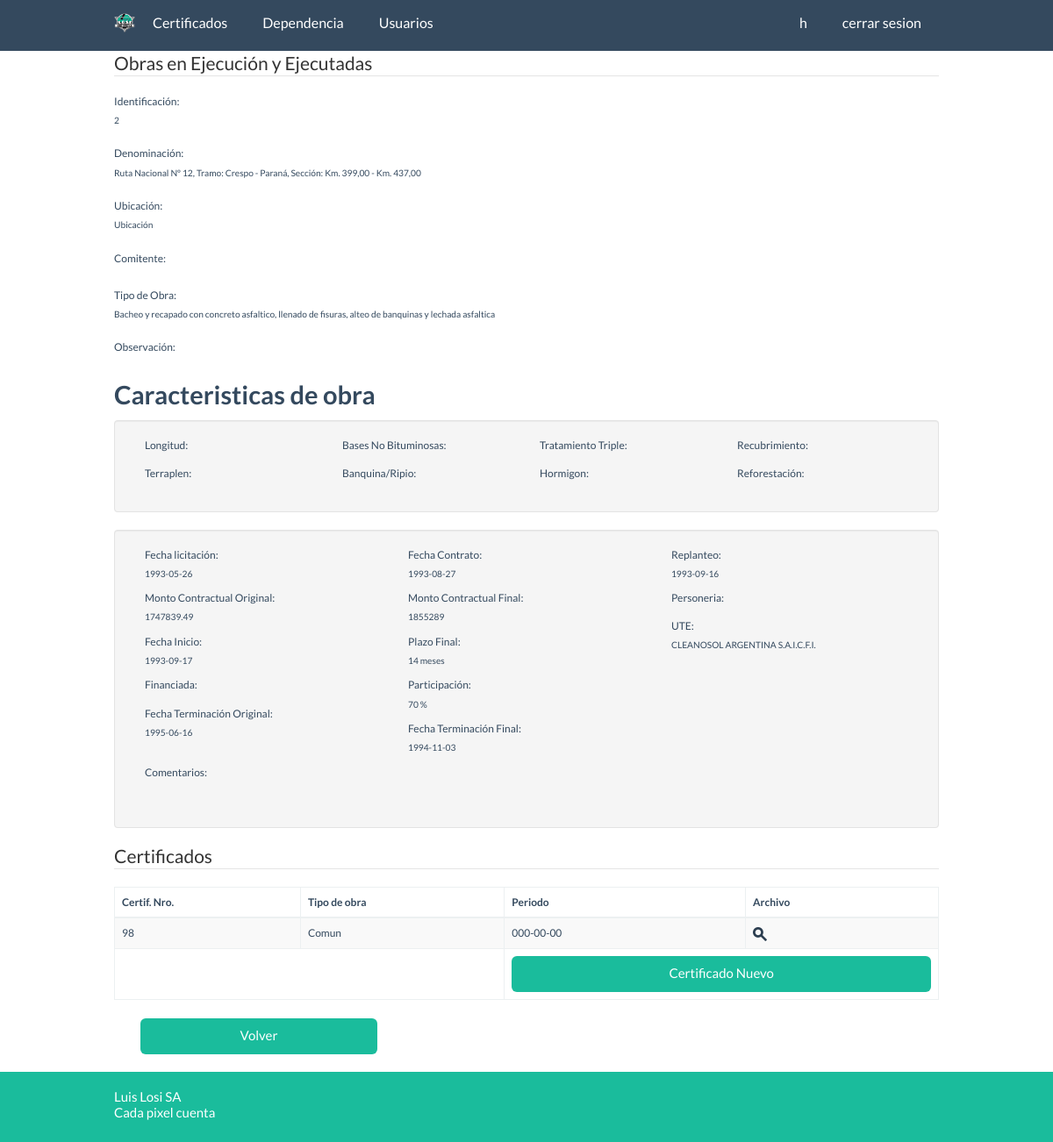
The page /obras/muestra.php?id=2 (signed in) on the database as committed earlier.
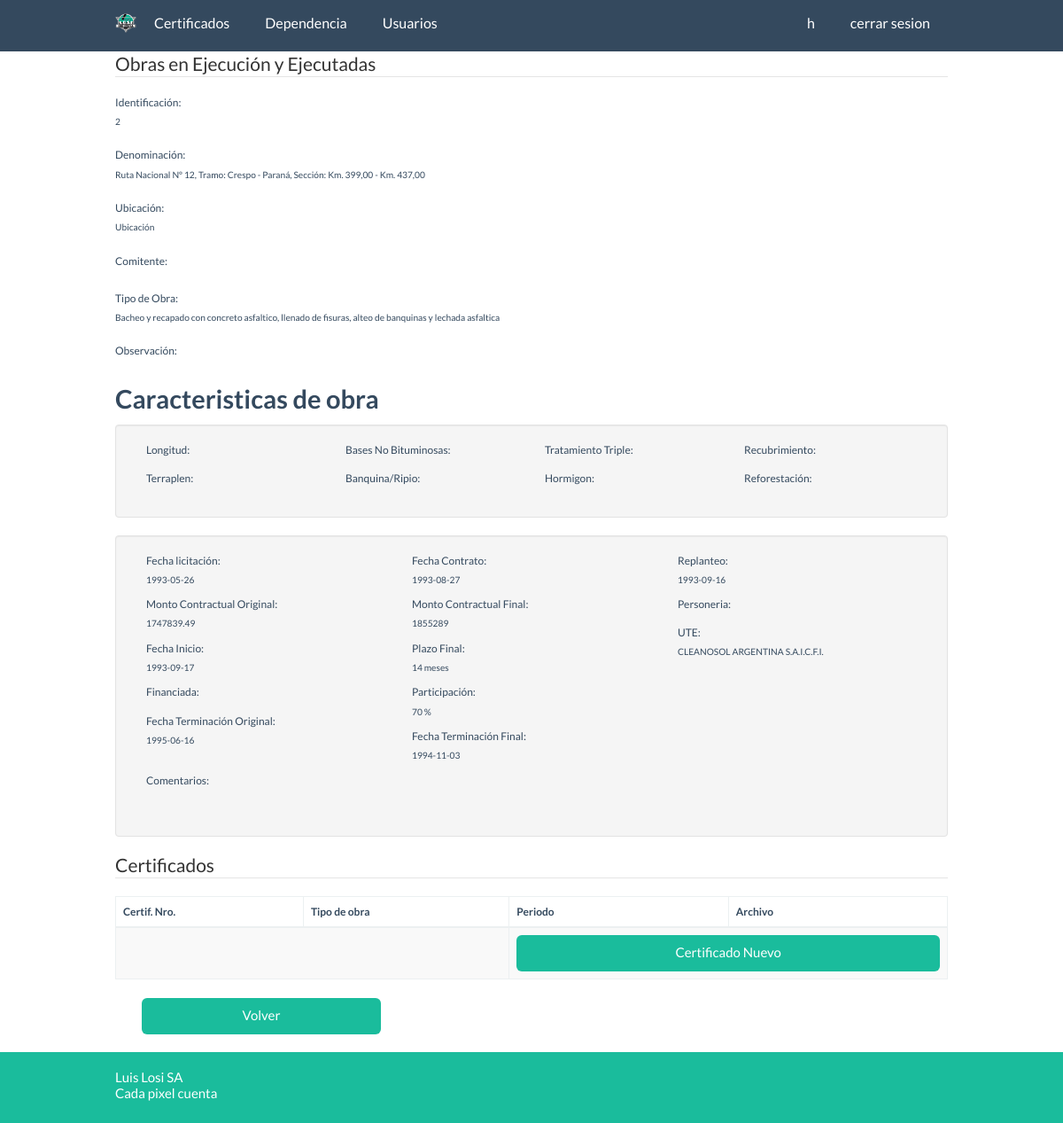
The same page on the database as committed later.
### tables this page shows
CREATE TABLE `certificacion` (
  `id` int(10) unsigned NOT NULL AUTO_INCREMENT,
  `idObra` int(10) DEFAULT NULL,
  `certNro` int(10) unsigned DEFAULT NULL,
  `idTipo` int(10) unsigned DEFAULT NULL,
  `mes` varchar(15) DEFAULT NULL,
  `periodo` timestamp NULL DEFAULT NULL,
  `importeBasico` double DEFAULT NULL,
  `importeRedeterminado` double DEFAULT NULL,
  `fondoReparo` double DEFAULT NULL,
  `anticipoFinanciero` double DEFAULT NULL,
  `otrosDescuentos` double DEFAULT NULL,
  `aCobrar` double DEFAULT NULL,
  `comentario` varchar(50) DEFAULT NULL,
  `fecha` timestamp NULL DEFAULT NULL,
  `participacion` int(10) DEFAULT NULL,
  `imagen` varchar(250) DEFAULT NULL,
  `fechaFirma` timestamp NULL DEFAULT NULL,
  PRIMARY KEY (`id`),
  KEY `idObra` (`idObra`),
  KEY `FK_certificacion_2` (`idTipo`),
  CONSTRAINT `FK_certificacion_2` FOREIGN KEY (`idTipo`) REFERENCES `tipocert` (`id`),
  CONSTRAINT `FK_certificacion_ObraEjecutada` FOREIGN KEY (`idObra`) REFERENCES `obrasejecutadas` (`ID`)
);

CREATE TABLE `tipocert` (
  `id` int(10) unsigned NOT NULL AUTO_INCREMENT,
  `descripcion` varchar(45) NOT NULL DEFAULT '',
  PRIMARY KEY (`id`)
);

### clases/ValueObject/CertificacionValueObject.php (called while the page is built, shortened)
<?php
class CertificacionValueObject {
    private $id, $idObra, $certNro, $idTipo, $mes, $periodo, $importeBasico;
    public function getIdObra() {
        return $this->idObra;
    }
    public function setIdObra($idObra) {
        $this->idObra = $idObra;
    }
    public function getCertNro() {
        return $this->certNro;
    }
    public function setCertNro($certNro) {
        $this->certNro = $certNro;
    }
    public function getPeriodo() {
        return $this->periodo;
    }
    public function setPeriodo($periodo) {
        $this->periodo = $periodo;
    }
}
?>

### clases/ActiveRecord/MysqlObrasEjecutadasActiveRecord.php (called while the page is built, shortened)
<?php
include_once '../clases/ValueObject/ObrasEjecutadasValueObject.php';
class MysqlObrasEjecutadasActiveRecord implements ActiveRecord{
    public function buscar($oValueObject) {
        $sql = "SELECT * FROM obrasejecutadas";
        $sql .= " WHERE ID = ".$oValueObject->getID().";";
        $resultado = mysql_query($sql);
        if($resultado){
            $fila = mysql_fetch_object($resultado);
            $oValueObject->setBanquinaRipio($fila->banquinaRipio);
            $oValueObject->setBanquinaRipioMedida($fila->banquinaRipioMedida);
            $oValueObject->setBaseMedida($fila->baseMedida);
            $oValueObject->setBaseNoButuminosa($fila->baseNoButuminosa);
            $oValueObject->setCertEjecucion($fila->certEjecucion);
            $oValueObject->setComentario($fila->comentario);
            $oValueObject->setDenominacion($fila->denominacion);
            $oValueObject->setEnejec($fila->enejec);
            $oValueObject->setFechaContrato($fila->fechaContrato);
            $oValueObject->setFechaInicio($fila->fechaInicio);
            $oValueObject->setFechaLicitacion($fila->fechaLicitacion);
            $oValueObject->setFechaRD($fila->fechaRD);
            $oValueObject->setFechaRP($fila->fechaRP);
            $oValueObject->setFechaReplanteo($fila->fechaReplanteo);
            $oValueObject->setFechaTerminacionFinal($fila->FechaTerminacionFinal);
            $oValueObject->setFechaTerminacionOriginal($fila->fechaTerminacionOriginal);
            $oValueObject->setFinanciada($fila->financiada);
            $oValueObject->setHormigones($fila->Hormigones);
            $oValueObject->setHormigonesMedida($fila->HormigonesMedida);
            $oValueObject->setID($fila->ID);
            $oValueObject->setIdPersoneria($fila->idPersoneria);
            $oValueObject->setIdcomitente($fila->idcomitente);
            $oValueObject->setLongitud($fila->longitud);
            $oValueObject->setLongitudMedida($fila->longitudMedida);
            $oValueObject->setMontoContractualFinal($fila->montoContractualFinal);
            $oValueObject->setMontoContractualOriginal($fila->montoContractualOriginal);
            $oValueObject->setObservacion($fila->observacion);
            $oValueObject->setOk($fila->ok);
            $oValueObject->setParticipacion($fila->participacion);
            $oValueObject->setPlazoFinal($fila->PlazoFinal);
            $oValueObject->setPlazoOriginal($fila->PlazoOriginal);
            $oValueObject->setRd($fila->rd);
            $oValueObject->setRecubrimiento($fila->recubrimiento);
            $oValueObject->setRecubrimientoMedida($fila->recubrimientoMedida);
            $oValueObject->setReforestacion($fila->reforestacion);
            $oValueObject->setReforestacionMedida($fila->reforestacionMedida);
            $oValueObject->setRp($fila->rp);
            $oValueObject->setSeleccion($fila->Seleccion);
            $oValueObject->setTerraplenes($fila->terraplenes);
            $oValueObject->setTerraplenesMedida($fila->terraplenesMedida);
            $oValueObject->setTipoDeObra($fila->tipoDeObra);
            $oValueObject->setTratamientoTriple($fila->tratamientoTriple);
            $oValueObject->setTratamientoTripleMedida($fila->tratamientoTripleMedida);
            $oValueObject->setUte($fila->ute);
            $oValueObject->setKml($fila->kml);
            $oValueObject->setExpPrincipal($fila->expPrincipal);
            return $oValueObject;
        } else {
            return FALSE;
        }
    }
}

### clases/ValueObject/ObrasEjecutadasValueObject.php (called while the page is built, shortened)
<?php
class ObrasEjecutadasValueObject {
    private $ID, $Seleccion, $denominacion, $enejec, $idcomitente, $tipoDeObra;
    public function getID() {
        return $this->ID;
    }
    public function setID($ID) {
        $this->ID = $ID;
    }
}

### clases/ActiveRecord/MysqlCertificacionActiveRecord.php (called while the page is built, shortened)
<?php
include_once '../clases/ValueObject/CertificacionValueObject.php';
class MysqlCertificacionActiveRecord implements ActiveRecord {
    public function buscarObra($oValueObject) {
        $sql = "SELECT * FROM certificacion";
        $sql .= " WHERE idObra = ".$oValueObject->getIdObra().";";
        $resultado = mysql_query($sql);
        if($resultado){
            $aCertificacion = array();
            while ($fila = mysql_fetch_object($resultado)){
                $oValueObject = new CertificacionValueObject();
                $oValueObject->setId($fila->id);
                $oValueObject->setIdObra($fila->idObra);
                $oValueObject->setCertNro($fila->certNro);
                $oValueObject->setIdTipo($fila->idTipo);
                $oValueObject->setMes($fila->mes);
                $oValueObject->setPeriodo($fila->periodo);
                $oValueObject->setImporteBasico($fila->importeBasico);
                $oValueObject->setImporteRedeterminado($fila->importeRedeterminado);
                $oValueObject->setFondoReparo($fila->fondoReparo);
                $oValueObject->setAnticipoFinanciero($fila->anticipoFinanciero);
                $oValueObject->setOtrosDescuentos($fila->otrosDescuentos);
                $oValueObject->setACobrar($fila->aCobrar);
                $oValueObject->setComentario($fila->comentario);
                $oValueObject->setFecha($fila->fecha);
                $oValueObject->setParticipacion($fila->participacion);
                $oValueObject->setImagen($fila->imagen);
                $oValueObject->setFechaFirma($fila->fechaFirma);
                $aCertificacion[] = $oValueObject;
                }
                return $aCertificacion;
        } else {
            return FALSE;
        }
    }
    public function existeObra($oValueObject) {
        $sql = "SELECT COUNT(*) FROM certificacion ";
        $sql .= " WHERE idObra= ".$oValueObject->getIdObra().";";
        $resultado = mysql_query($sql);
        if($resultado){
            return TRUE;
        } else {
            return FALSE;
        }
    }
}

### clases/ActiveRecord/ActiveRecordAbstractFactory.php (called while the page is built, shortened)
<?php
require_once "MysqlActiveRecordAbstractFactory.php";
abstract class ActiveRecordAbstractFactory {
    public static function getActiveRecordFactory($motor = self::MYSQL) {
        switch ($motor) {
        case self::MYSQL:
            return new MysqlActiveRecordAbstractFactory();
        }
    }
}

### clases/ActiveRecord/MysqlActiveRecordAbstractFactory.php (called while the page is built, shortened)
<?php
require_once '../clases/ActiveRecord/ActiveRecordAbstractFactory.php';
require_once '../clases/ActiveRecord/MysqlCertificacionActiveRecord.php';
require_once '../clases/ActiveRecord/MysqlObrasEjecutadasActiveRecord.php';
require_once '../clases/ActiveRecord/MysqlTipocertActiveRecord.php';
class MysqlActiveRecordAbstractFactory extends ActiveRecordAbstractFactory
{
   public function getTipocertActiveRecord() {
      return new MysqlTipocertActiveRecord();
   }
}

### clases/ValueObject/TipocertValueObject.php (called while the page is built)
<?php
class TipocertValueObject {
    private $id, $descripcion;
    public function getId() {
        return $this->id;
    }
    public function setId($id) {
        $this->id = $id;
    }
    public function getDescripcion() {
        return $this->descripcion;
    }
    public function setDescripcion($descripcion) {
        $this->descripcion = $descripcion;
    }
}
?>

### clases/ActiveRecord/MysqlTipocertActiveRecord.php (called while the page is built, shortened)
<?php
include_once '../clases/ValueObject/TipocertValueObject.php';
class MysqlTipocertActiveRecord implements ActiveRecord{
    public function buscar($oValueObject) {
        $sql = "SELECT * FROM tipocert ";
        $sql .= "WHERE id = " . $oValueObject->getId();
        $resultado = mysql_query($sql);
        if($resultado){
            $fila = mysql_fetch_object($resultado);
            $oValueObject->setId($fila->id);
            $oValueObject->setDescripcion($fila->descripcion);
            return $oValueObject;
        } else {
            return FALSE;
        }
    }
}
?>

### obras/muestra.php (the view, shortened to what the changed rows need)
<?php
require_once '../clases/ActiveRecord/ActiveRecordAbstractFactory.php';
$oMysql = ActiveRecordAbstractFactory::getActiveRecordFactory(ActiveRecordAbstractFactory::MYSQL);
$oMysql->conectar();
?>
<!DOCTYPE html>
<html>
    <head>
        <?php include_once "../includes/php/estilos.php";?>
    </head>
    <body>
        <?php
        include_once '../clases/ActiveRecord/MysqlObrasEjecutadasActiveRecord.php';
        $oObras = new MysqlObrasEjecutadasActiveRecord();
        $oObraVO = new ObrasEjecutadasValueObject();
        $oObraVO->setID($_GET["id"]);
        $oObraVO = $oObras->buscar($oObraVO);
        ?>
        <div class="container">
                <?php
                include_once '../clases/ActiveRecord/MysqlCertificacionActiveRecord.php';
                include_once '../clases/ValueObject/CertificacionValueObject.php';
                $oCertificado = new MysqlCertificacionActiveRecord();
                $oValueObject = new CertificacionValueObject();
                $oValueObject->setIdObra($oObraVO->getID());
                if($oCertificado->existeObra($oValueObject)){
                    $aValueObject = $oCertificado->buscarObra($oValueObject);
                    ?>
                    <fieldset>
                        <legend>Certificados</legend>
                        <table class="table table-striped table-bordered table-hover">
                            <thead>
                                <tr>
                                    <th>Certif. Nro.</th>
                                    <th>Tipo de obra</th>
                                    <th>Periodo</th>
                                    <th>Archivo</th>
                                </tr>
                            </thead>
                            <tbody>
                                <?php
                                include_once '../clases/ValueObject/TipocertValueObject.php';
                                $oMyTipo = $oMysql->getTipocertActiveRecord();
                                $oTipo = new TipocertValueObject();
                                foreach ($aValueObject as $valor) {
                                    $oTipo->setId($valor->getIdTipo());
                                    $oTipo = $oMyTipo->buscar($oTipo);
                                    ?>
                                    <tr>
                                        <td><?php echo $valor->getCertNro();?></td>
                                        <td><?php echo $oTipo->getDescripcion();?></td>
                                        <td><?php echo substr($valor->getPeriodo(), 1, 10);?></td>
                                        <td><a href="../certificados/muestra.php?id=<?php echo $valor->getCertNro() . '&idobra='. $oObraVO->getID(); ?>"><img src="../images/todo/search.png" /></a></td>
                                    </tr>
                                    <?php
                                };
                                ?>
                                    <tr>
                                        <td colspan="2"></td>
                                        <td colspan="2">
                                            <form action="../certificados/index.php" method="POST" id="certificado">
                                                <input type="submit" class="btn btn-large btn-block btn-primary" value="&nbsp;&nbsp;&nbsp;Certificado Nuevo&nbsp;&nbsp;&nbsp;" />
                                            </form>
                                        </td>
                                    </tr>
                            </tbody>
                         </table>
                    </fieldset>
                    <?php
                }
                ?>
        </div>
    </body>
</html>

Rows that differ between the two databases and show on the page:
removed certificacion: certNro "98", idTipo.descripcion "Comun", periodo "000-00-00"
